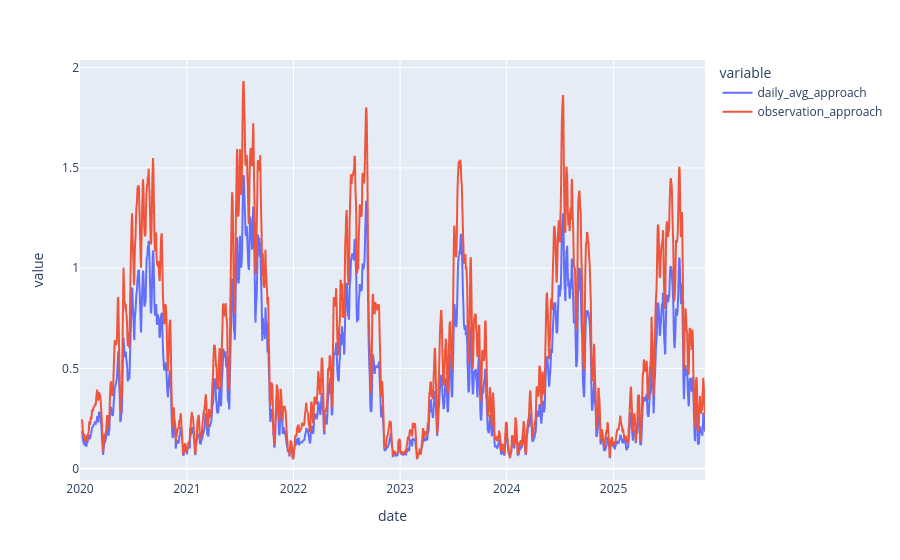

Notebook cell for this chart:
### Code cell
px.line(merged, x='date', y=['daily_avg_approach', 'observation_approach'])

### Figure 1 — Plotly figure (JSON) as saved in the notebook; plotly's stock layout.template omitted (floating-point values rounded to 4 significant figures; data arrays with more than 128 entries replaced by an {"elided": "..."} marker saying what was removed)
{"data": [{"hovertemplate": "variable=daily_avg_approach<br>date=%{x}<br>value=%{y}<extra></extra>", "legendgroup": "daily_avg_approach", "line": {"color": "#636efa", "dash": "solid"}, "marker": {"symbol": "circle"}, "mode": "lines", "name": "daily_avg_approach", "showlegend": true, "type": "scattergl", "x": {"elided": "2140 str values"}, "xaxis": "x", "y": {"elided": "2140 float values"}, "yaxis": "y"}, {"hovertemplate": "variable=observation_approach<br>date=%{x}<br>value=%{y}<extra></extra>", "legendgroup": "observation_approach", "line": {"color": "#EF553B", "dash": "solid"}, "marker": {"symbol": "circle"}, "mode": "lines", "name": "observation_approach", "showlegend": true, "type": "scattergl", "x": {"elided": "2140 str values"}, "xaxis": "x", "y": {"elided": "2140 float values"}, "yaxis": "y"}], "layout": {"legend": {"title": {"text": "variable"}, "tracegroupgap": 0}, "margin": {"t": 60}, "xaxis": {"anchor": "y", "domain": [0, 1], "title": {"text": "date"}}, "yaxis": {"anchor": "x", "domain": [0, 1], "title": {"text": "value"}}}}
